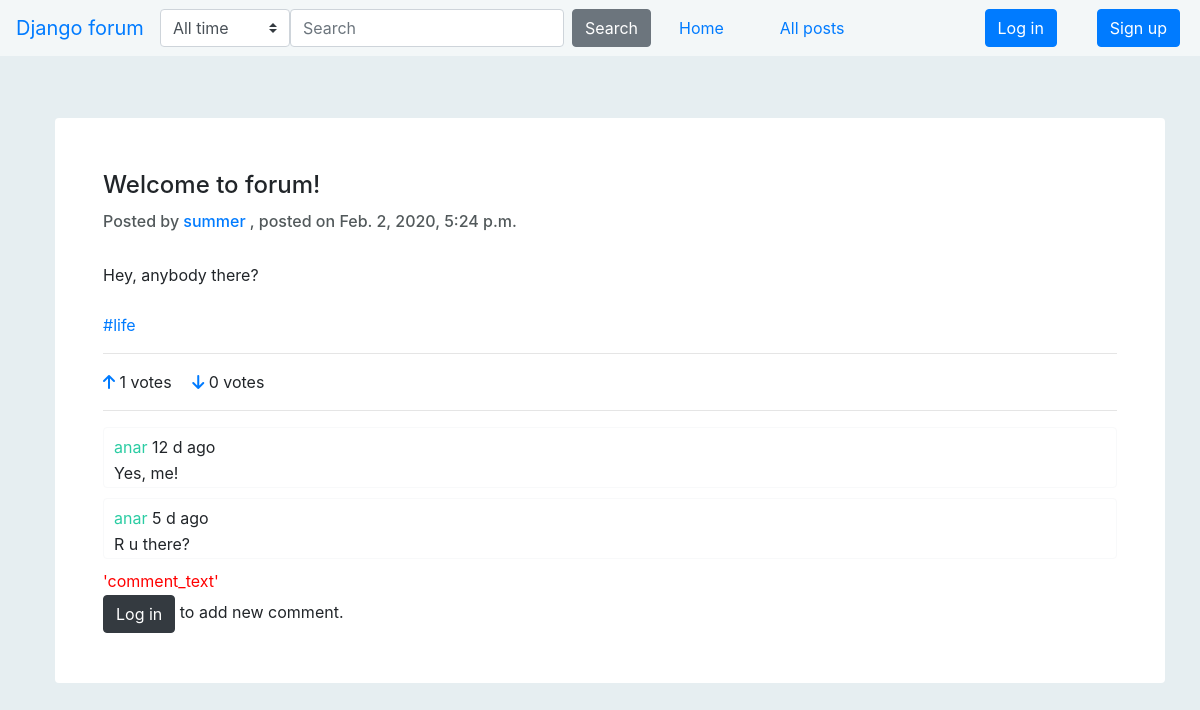
/forum/posts/1/comment/, run on the app's committed database.
### forum/models.py (models this page shows, shortened)
class Post(models.Model):
    title = models.CharField(max_length=100)
    body = models.TextField(max_length=1000)
    date_created = models.DateTimeField(auto_now_add=True)
    date_modified = models.DateTimeField(auto_now=True)
    author = models.ForeignKey(User, on_delete=models.CASCADE, null=True)
    topic = models.ManyToManyField(Topic, help_text="Select a topic for this post.")
    is_approved = models.BooleanField(default=False)
    votes_up = models.IntegerField(default=0, blank=True)
    votes_down = models.IntegerField(default=0, blank=True)
    def display_topic(self):
        return '  '.join('#' + topic.name for topic in self.topic.all())
    def topics_to_list(self):
        return [topic for topic in self.topic.all()]
    display_topic.short_description = 'Topic'

class Topic(models.Model):
    name = models.CharField(max_length=50, help_text="Name of the topic.")
    def __str__(self):
        return self.name
    class Meta:
        ordering = ['name']

class Comment(models.Model):
    text = models.TextField(max_length=500, help_text="Write your create_comment here.")
    author = models.ForeignKey(User, on_delete=models.CASCADE)
    date_created = models.DateTimeField(auto_now_add=True)
    post = models.ForeignKey(Post, on_delete=models.CASCADE)
    def get_time(self):
        def time_calculator(time):
            if time < 60:
                return time, 'm'
            if time // 60 < 24:
                return time // 60, 'h'
            else:
                return time // 60 // 24, 'd'
        time_passed = datetime.datetime.astimezone(datetime.datetime.now()) - self.date_created
        time, unit_of_time = time_calculator(round(time_passed.total_seconds()/60))
        return "{} {} ago".format(time, unit_of_time)
    class Meta:
        order_with_respect_to = 'post'

### authentication/models.py (models this page shows)
class User(AbstractUser):
    def get_absolute_url(self):
        """Returns the url to access a particular user instance."""
        return reverse('user-detail', args=[str(self.id)])

### forum/views.py (the view)
# urls.py: path('posts/<int:pk>/comment/', views.create_comment, name='comment'),
def create_comment(request, pk):
    post = get_object_or_404(Post, pk=pk)
    try:
        comment_text = request.POST['comment_text']
    except KeyError as key_err:
        return handle_error(request, post, str(key_err))
    if comment_text != "":
        post.comment_set.create(text=comment_text, post=post, author=request.user)
        return HttpResponseRedirect(reverse('post-detail', args=(post.id,)))
    else:
        return handle_error(request, post, "You must write something!")

### forum/views.py (called while the page is built)
def handle_error(request, post, err_msg):
    return render(request, 'forum/post_detail.html', {
        'post': post,
        'error_msg': err_msg
    })

### templates/forum/post_detail.html (shortened to what this page needs)
{% extends "base.html" %}
{% block head_content %}
    {% load static %}
    <link rel="stylesheet" href="{% static 'post_detail.css' %}">
{% endblock %}
{% block content %}
    <div class="container">
      <div class="card border-0 shadow my-5">
        <div class="card-body p-5">
            <h4 class="card-title">{{ post.title }}</h4>
            <h6 style="color: #52595B">Posted by <a href="{% url 'user-detail' post.author.id %}">{{ post.author }} </a>, posted on {{ post.date_created }}</h6>
            <br>
            <p class="card-text">{{ post.body }}</p>
            <br>
            <p> {% for topic in post.topics_to_list %}<a href="{% url 'posts-topic' topic.name  %}">#{{ topic }}  </a>{% endfor %}</p>
            <hr>
            <div class="row">
                <div class="col align-self-start">
                    {% if user.is_authenticated %}<a href="#" onclick="document.getElementById('voteup').submit()">{% else %}<a href="{% url 'login'%}?next={{request.path}}" class="login-btn">{% endif %}<i class="fas fa-arrow-up"></i></a></a> {{ post.votes_up }} votes&emsp;
                    {% if user.is_authenticated %}<a href="#" onclick="document.getElementById('votedown').submit()">{% else %}<a href="{% url 'login' %}?next={{request.path}}" class="login-btn">{% endif %}<i class="fas fa-arrow-down"></i></a></a> {{ post.votes_down }} votes
            </div>
            </div>
            <hr>
            {% if post.comment_set.count > 0 %}
                {% for create_comment in post.comment_set.all %}
                    <div class="card border-light">
                        <div class="card-body">
                            <p> <a style="color: #2BCCA3" href="">{{ create_comment.author}}</a> {{ create_comment.get_time }}</p>
                            <p> {{ create_comment.text }}</p>
                        </div>
                    </div>
                {% endfor %}
            {% else %}
                <p>No comments yet.</p>
                <br>
            {% endif %}
                <p>
                    {% if error_msg %}
                       <p style="color: red"> {{ error_msg }} </p>
                    {% endif %}
                </p>
            {% if  user.is_authenticated %}
                <form method="post" action="{% url 'comment' post.id %}">
                    {% csrf_token %}
                    <div class="form-group">
                    <textarea class="form-control" name="comment_text" id="comment_text" rows="3"></textarea>
                  </div>
                    <input type="submit" class="btn btn btn-light" value="Add comment">
                </form>
            {% else %}
              <p> <a class="login-btn btn btn-dark" href="{% url 'login' %}?next={{request.path}}" role="button">Log in</a> to add new comment.</p>
            {% endif %}
        </div>
      </div>
    </div>
{% endblock %}

### forum/static/base.css (style rules this page uses)
body { background: #E6EEF1; padding-left: 20px; padding-top: 70px; }

### forum/static/post_detail.css (style rules this page uses)
.card-body { padding-top: 2px; padding-bottom: 0; padding-left: 10px; padding-right:0; margin-top: 5px; }
.card { margin-bottom: 10px; }
p { margin-bottom: 2px; }

### data on the page
Post: title "Welcome to forum!", author "summer", date_created "Feb. 2, 2020, 5:24 p.m.", body "Hey, anybody there?", votes_up "1", votes_down "0"
Topic: name "life"
Comment: author "anar", get_time "12 d ago", text "Yes, me!"
Comment: author "anar", get_time "5 d ago", text "R u there?"

### other printed values
{{ error_msg }} "'comment_text'"
